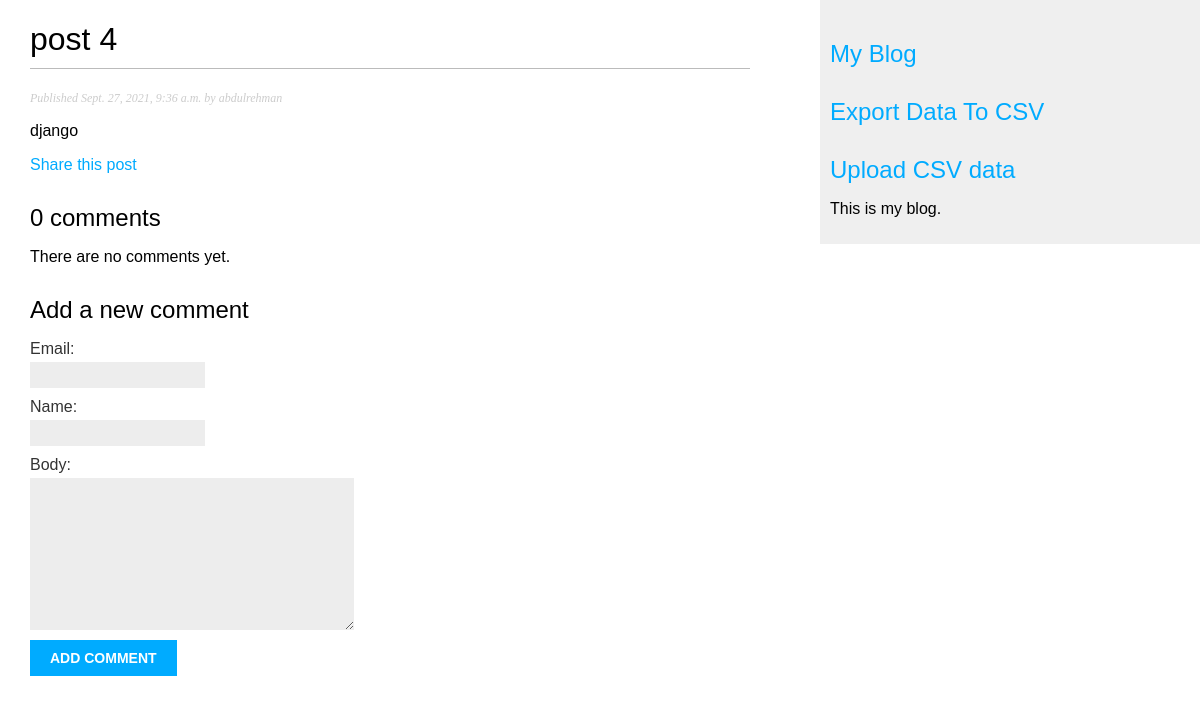
Before: /blog/2021/9/27/post-4/ with the older database file.
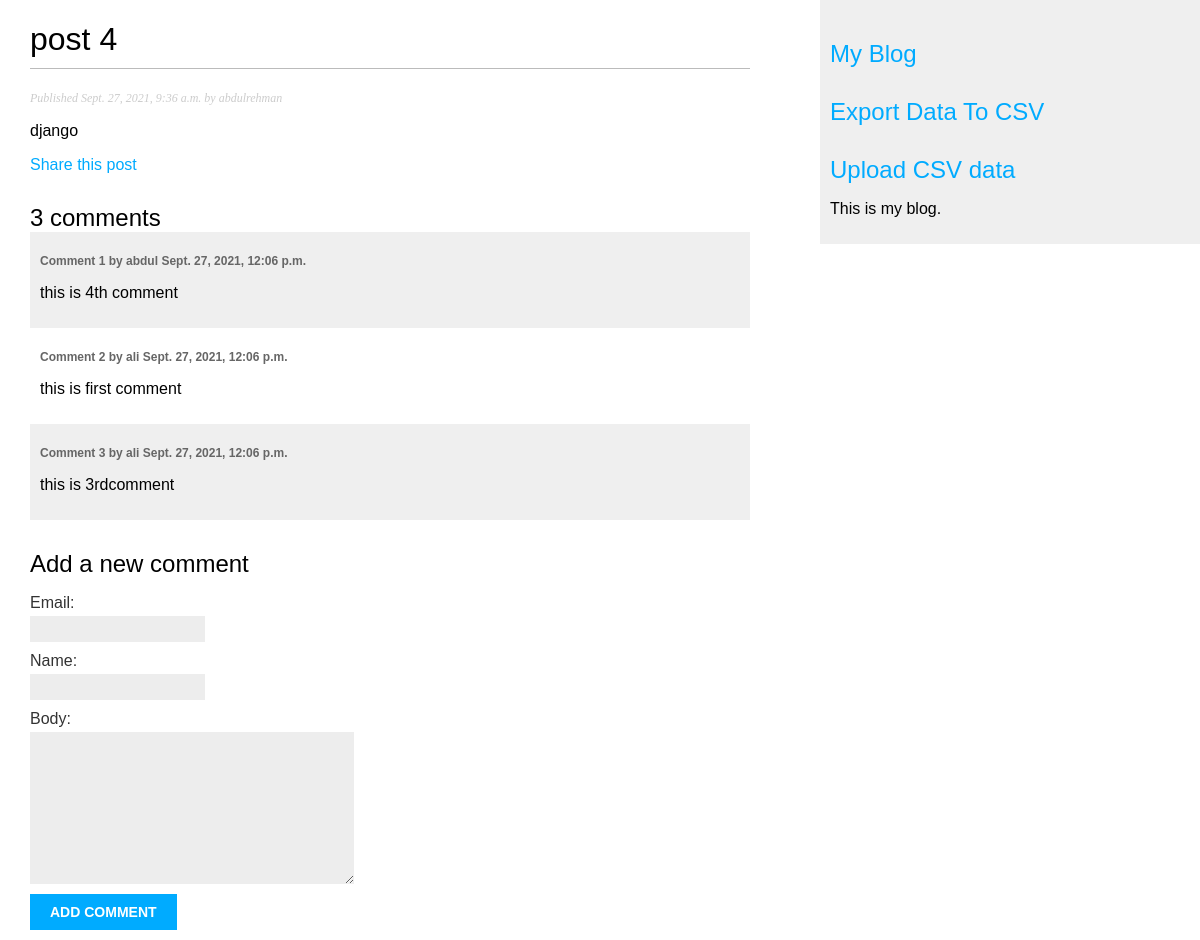
After: the same page with the newer database file.
### blog/models.py (models this page shows, shortened)
class Comment(models.Model):
    post = models.ForeignKey(Post, on_delete=models.CASCADE, related_name='comments')
    name = models.CharField(max_length=80)
    email = models.EmailField()
    body = models.TextField()
    created = models.DateTimeField(auto_now_add=True)
    updated = models.DateTimeField(auto_now=True)
    active = models.BooleanField(default=True)
    class Meta:
        ordering = ('created',)

### blog/views.py (the view)
# urls.py: path('<int:year>/<int:month>/<int:day>/<slug:post>/',views.post_detail,name='post_detail'),
def post_detail(request, year, month, day, post):
    post = get_object_or_404(Post, slug=post, status='published', publish__year=year, publish__month=month, publish__day=day)
    comments = post.comments.filter(active=True)
    new_comment = None
    if request.method == 'POST':
        comment_form = CommentForm(data=request.POST)
        if comment_form.is_valid():
            new_comment = comment_form.save(commit=False)
            new_comment.post = post
            new_comment.save()
    else:
        comment_form = CommentForm()
    return render(request, 'blog/post/detail.html', {'post': post, 'comment_form': comment_form, 'comments':comments, 'new_comment':new_comment})

### blog/forms.py
class CommentForm(forms.ModelForm):
    class Meta:
        model = Comment
        fields = ['email', 'name', 'body']

### blog/templates/blog/post/detail.html (shortened to what this page needs)
{% extends "blog/base.html" %}
{% block content %}
 <h1>{{ post.title }}</h1>
    <p class="date">
      Published {{ post.publish }} by {{ post.author }}
   </p>
    {{ post.body|linebreaks }}
    <p>
       <a href="{% url "blog:post_share" post.id %}">
       Share this post
      </a>
   </p>
      {% with comments.count as total_comments %}
    <h2>
   {{ total_comments }} comment{{ total_comments|pluralize }}
   </h2>
{% endwith %}
{% for comment in comments %}
 <div class="comment">
   <p class="info">
   Comment {{ forloop.counter }} by {{ comment.name }}
 {{ comment.created }}
 </p>
 {{ comment.body|linebreaks }}
 </div>
{% empty %}
 <p>There are no comments yet.</p>
{% endfor %}
{% if new_comment %}
 <h2>Your comment has been added.</h2>
{% else %}
 <h2>Add a new comment</h2>
 <form method="post">
 {{ comment_form.as_p }}
 <p><input type="submit" value="Add comment"></p>
 </form>
{% endif %}
{% endblock %}

Changed rows visible on the page:
added Comment: name "abdul", created "Sept. 27, 2021, 12:06 p.m.", body "this is 4th comment"
added Comment: name "ali", created "Sept. 27, 2021, 12:06 p.m.", body "this is first comment"
added Comment: name "ali", created "Sept. 27, 2021, 12:06 p.m.", body "this is 3rdcomment"
Other visible differences:
{{ total_comments }}: "0" → "3"
text no longer shown: "There are no comments yet."
